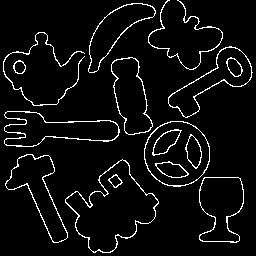
#> input picture datasets/image_hough.png, 256 x 256 px
$ jupyter execute playground_hough_cente.ipynb
#> lines starting #> are read from the running program, lines starting #| are printed output that depends on the picture; after the words box and inside, x2 and y2 are one past the last pixel; in counts of white or black regions, pixels touching at a corner belong together
[cell 1]
import cv2
import numpy as np
import matplotlib.pyplot as plt

# Görüntüyü yükle
image_path = '../datasets/image_hough.png'  # Çemberler içeren bir görüntü yolu
image = cv2.imread(image_path, cv2.IMREAD_COLOR)
#> image is the input picture: shape (256, 256, 3); 5.5% white in thin lines or dots
gray_image = cv2.cvtColor(image, cv2.COLOR_BGR2GRAY)
#> gray_image: shape (256, 256); 5.5% white in thin lines or dots

# Kenar tespiti için Canny kullanarak ön işleme
edges = cv2.Canny(gray_image, 50, 150)
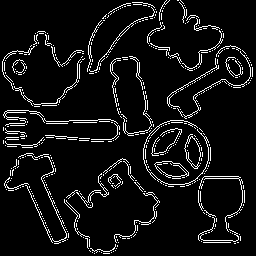
#> edges: shape (256, 256); 7.2% white in thin lines or dots

[cell 2]
# Hough Circle Transformation için parametre ayarlamaları
circles = cv2.HoughCircles(
    edges,  # Canny kenarları kullan
    cv2.HOUGH_GRADIENT,
    dp=1,        # Görüntü çözünürlüğü ölçeklendirme
    minDist=30,  # Merkezler arası minimum mesafe
    param1=100,  # Kenar tespiti için üst eşik
    param2=35,   # Biriktirme eşiği
    minRadius=5, # Minimum yarıçap
    maxRadius=60 # Maksimum yarıçap
)
#> circles = [[178.5, 152.5, 32.7]]

# Çemberleri görüntüye çiz
if circles is not None:
    circles = np.round(circles[0, :]).astype("int")
#> circles = [[178, 152, 33]]
    for (x, y, r) in circles:
        # Çemberin merkezine bir nokta çiz
        cv2.circle(image, (x, y), 3, (0, 255, 0), -1)
        # Çemberin çevresini çiz
        cv2.circle(image, (x, y), r, (255, 0, 0), 2)
#> this loop made 1 pass
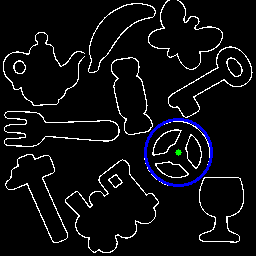
#> image: shape (256, 256, 3); 1% of pixels changed, all inside (x1, y1, x2, y2) = (144, 118, 213, 187)

# Görüntüyü göster
plt.figure(figsize=(10, 6))
plt.imshow(cv2.cvtColor(image, cv2.COLOR_BGR2RGB))
plt.title("Hough Circle Transformation")
plt.axis("off")
plt.show()

[cell 3]
import cv2
import numpy as np
import matplotlib.pyplot as plt

def hough_circle_transform(edges, min_radius, max_radius, threshold):
#> called with min_radius = 5, max_radius = 60, threshold = 35
    height, width = edges.shape
#> height = 256; width = 256
    radii_range = max_radius - min_radius
    accumulator = np.zeros((height, width, radii_range), dtype=np.uint64)

    # Kenar piksellerini bul
    edge_pixels = np.argwhere(edges > 0)
#> edge_pixels = 4715 pairs, first value 0 to 253, second value 2 to 252

    # Önceden hesaplanmış sin ve cos değerleri
    theta = np.deg2rad(np.arange(0, 360))
    cos_theta = np.cos(theta)
    sin_theta = np.sin(theta)

    # Her bir kenar pikseli için olası çemberleri biriktir
    for y, x in edge_pixels:
        for r in range(min_radius, max_radius):
            a = (x - r * cos_theta).astype(int)
            b = (y - r * sin_theta).astype(int)
            valid_idx = (a >= 0) & (a < width) & (b >= 0) & (b < height)
            a = a[valid_idx]
            b = b[valid_idx]
            accumulator[b, a, r - min_radius] += 1
#> this loop made 4715 passes
#> (y, x) on passes 1 to 3: (0, 166), (0, 169), (0, 177)

    # Biriktirme matrisinde eşik değerini aşan çemberleri bul
    circles = []
    for r_idx in range(radii_range):
        r = r_idx + min_radius
        circle_candidates = np.argwhere(accumulator[:, :, r_idx] > threshold)
        for b, a in circle_candidates:
            circles.append((a, b, r))
#> this loop made 55 passes
#> circle_candidates on passes 7 to 8: [[120, 11], [133, 12]], [[121, 14]]
#> after the loop, circles = 68955 items

    return circles

# Görüntüyü yükle
image_path = '../datasets/image_hough.png'  # Çemberler içeren bir görüntü yolu
image = cv2.imread(image_path, cv2.IMREAD_COLOR)
gray_image = cv2.cvtColor(image, cv2.COLOR_BGR2GRAY)

# Kenar tespiti için Canny kullanarak ön işleme
edges = cv2.Canny(gray_image, 50, 150)

# Kendi Hough Circle Transformasyonumuzu uygula
min_radius = 5
max_radius = 60
threshold = 35
circles = hough_circle_transform(edges, min_radius, max_radius, threshold)
#> circles = 68955 items

# Çemberleri görüntüye çiz
if circles is not None:
    for (x, y, r) in circles:
        # Çemberin merkezine bir nokta çiz
        cv2.circle(image, (x, y), 3, (0, 255, 0), -1)
        # Çemberin çevresini çiz
        cv2.circle(image, (x, y), r, (255, 0, 0), 2)
#> this loop made 68955 passes
#> (x, y, r) on passes 1 to 3: (11, 120, 11), (12, 133, 11), (14, 121, 12)
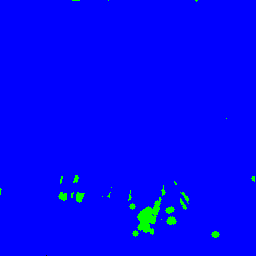
#> image: shape (256, 256, 3); mean B, G, R 251.1, 3.9, 0

# Görüntüyü göster
plt.figure(figsize=(10, 6))
plt.imshow(cv2.cvtColor(image, cv2.COLOR_BGR2RGB))
plt.title("Custom Hough Circle Transformation")
plt.axis("off")
plt.show()

$ run again, with datasets/connected_comps.png copied over datasets/image_hough.png
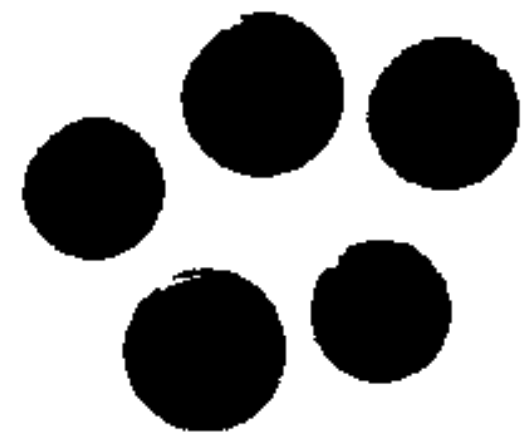
#> input picture datasets/connected_comps.png, 526 x 438 px
#> image is the input picture: shape (438, 526, 3); min 0, max 255, mean 154.6
#> `edges = cv2.Canny(gray_image, 50, 150)`:
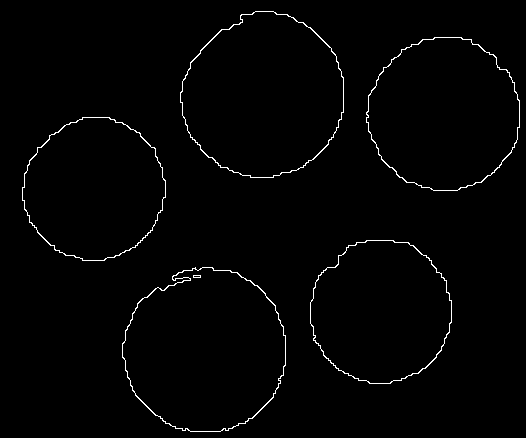
#> edges: shape (438, 526); 1.3% white in thin lines or dots
#> `circles = cv2.HoughCircles( edges,`: circles = None
#> edge_pixels = 3046 pairs, first value 11 to 431, second value 22 to 519
#> the loop in hough_circle_transform, `for y, x in edge_pixels:` made 3046 passes
#> (y, x) on passes 1 to 3: (11, 255), (11, 256), (11, 257)
#> the loop in hough_circle_transform, `for r_idx in range(radii_range):` made 55 passes
#> circle_candidates on passes 24, 29, 31, 32, 33, 34, 35, 36: [[259, 160], [260, 159]], [[131, 484], [295, 345], [322, 164]], [[130, 482], [224, 441]], [[130, 481], [225, 443], [296, 348], [305, 221]], [[306, 220]], [[129, 479], [277, 372], [307, 220]], [[278, 373], [308, 219]], [[76, 453], [128, 477], [279, 373], [309, 219]]
#> after the loop in hough_circle_transform, `for r_idx in range(radii_range):`: circles = 1285 items, first 6: (160, 259, 28), (159, 260, 28), (484, 131, 33), (345, 295, 33), (164, 322, 33), (482, 130, 35)
#> the loop `for (x, y, r) in circles:` made 1285 passes
#> after the loop `for (x, y, r) in circles:`:
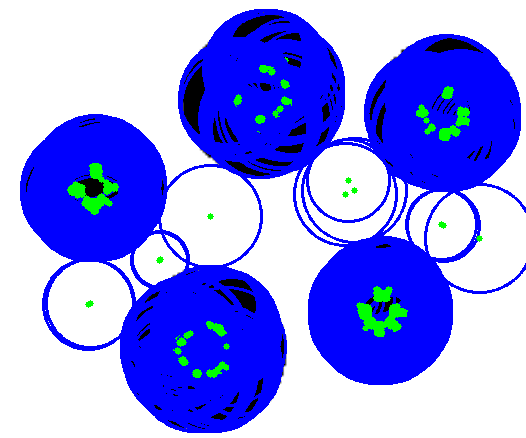
#> image: shape (438, 526, 3); mean B, G, R 243.3, 145.6, 140.8
